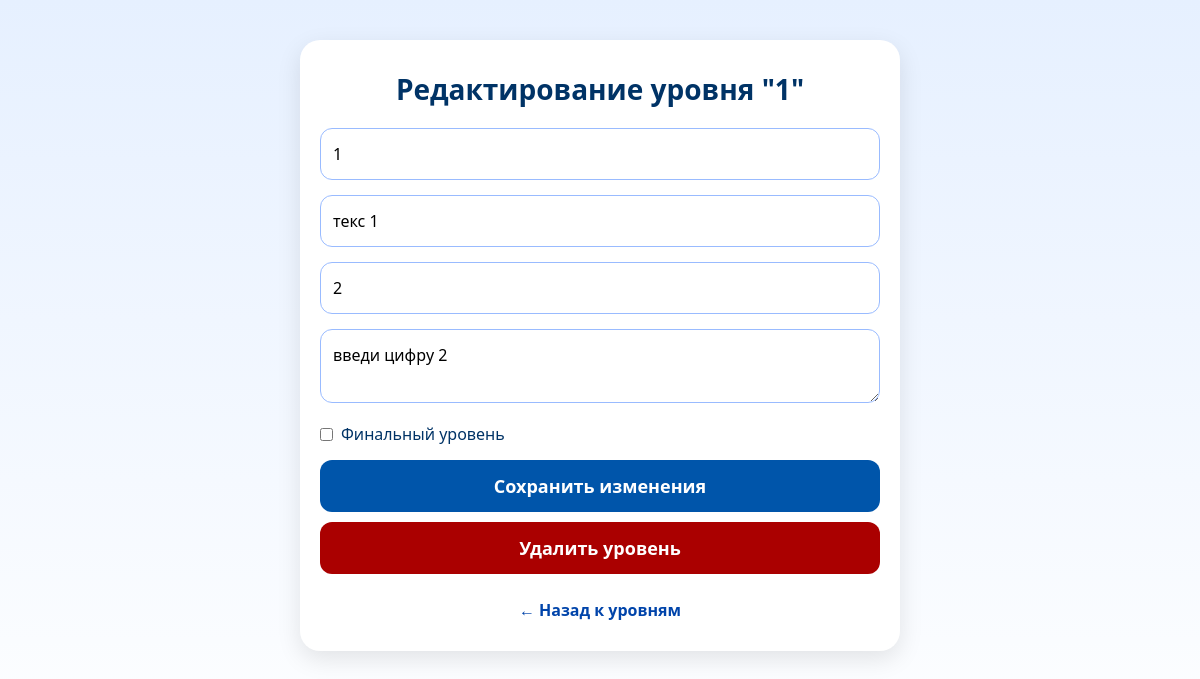
The page /admin/level/1/edit (signed in) on the database its author committed.
### app.py (models this page shows)
class Level(db.Model):
    id = db.Column(db.Integer, primary_key=True)
    quest_id = db.Column(db.Integer, db.ForeignKey('quest.id'))
    quest = db.relationship('Quest', backref='levels')
    code = db.Column(db.String(50))
    text = db.Column(db.Text)
    next_code = db.Column(db.String(50), nullable=True)
    is_final = db.Column(db.Boolean, default=False)
    hint = db.Column(db.Text, nullable=True)  # <-- новое поле

### app.py (the view, shortened to what this page needs)
@app.route('/admin/level/<int:level_id>/edit', methods=['GET', 'POST'])
@admin_required
def admin_edit_level(level_id):
    level = Level.query.get_or_404(level_id)
    return render_template('admin_edit_level_form.html', level=level)

### app.py (called while the page is built)
def admin_required(f):
    @wraps(f)
    def wrapper(*args, **kwargs):
        if 'user_id' not in session or session.get('role') != 'admin':
            flash("Требуется вход администратора")
            return redirect(url_for('admin_login'))
        return f(*args, **kwargs)
    return wrapper

### templates/admin_edit_level_form.html (shortened to what this page needs)
<!DOCTYPE html>
<html lang="ru">
<head>
</head>
<body>
<div class="container">
    <h1>Редактирование уровня "{{ level.code }}"</h1>
    <form method="post">
        <input type="text" name="code" placeholder="Код уровня" value="{{ level.code }}" required>
        <input type="text" name="text" placeholder="Текст задания" value="{{ level.text }}" required>
        <input type="text" name="next_code" placeholder="Код следующего уровня" value="{{ level.next_code }}">
        <textarea name="hint" placeholder="Подсказка (появится через прогресс)" rows="2">{{ level.hint or '' }}</textarea>
        <label><input type="checkbox" name="is_final" {% if level.is_final %}checked{% endif %}> Финальный уровень</label>
        <button type="submit" class="submit-btn">Сохранить изменения</button>
    </form>
    <form method="post" action="{{ url_for('admin_delete_level', level_id=level.id) }}">
        <button type="submit" class="submit-btn delete-btn">Удалить уровень</button>
    </form>
    <a href="{{ url_for('admin_levels', quest_id=level.quest_id) }}" class="back-btn">← Назад к уровням</a>
</div>
</body>
</html>

### templates/admin_edit_level_form.html (style rules this page uses)
* { margin:0; padding:0; box-sizing:border-box; font-family: 'Segoe UI', Tahoma, Geneva, Verdana, sans-serif; }
body { min-height: 100vh; display:flex; justify-content:center; align-items:flex-start; background: linear-gradient(to bottom, #e6f0ff, #ffffff); padding-top: 40px; }
.container { position: relative; background: #ffffff; padding: 30px 20px; border-radius: 20px; width: 95%; max-width: 600px; text-align: center; box-shadow: 0 8px 25px rgba(0,0,0,0.1); }
h1 { font-size: 28px; margin-bottom: 20px; color: #003366; }
form input[type="text"], form textarea { width: 100%; padding: 14px 12px; margin-bottom: 15px; border-radius: 12px; border: 1px solid #99bbff; font-size: 16px; outline: none; transition: all 0.3s ease; }
form label { display: flex; align-items: center; font-weight: 500; color: #003366; margin-bottom: 15px; }
form label input { margin-right: 8px; }
form button.submit-btn { width: 100%; padding: 14px; border: none; border-radius: 12px; background: #0055aa; font-size: 18px; color: #ffffff; font-weight: bold; cursor: pointer; transition: all 0.3s ease; margin-bottom: 10px; }
form button.delete-btn { background: #aa0000; }
.back-btn { display: inline-block; margin-top: 15px; color: #0044aa; text-decoration: none; font-weight: bold; }

### rows shown on the page
Level: code "1", text "текс 1", next_code "2", hint "введи цифру 2"
